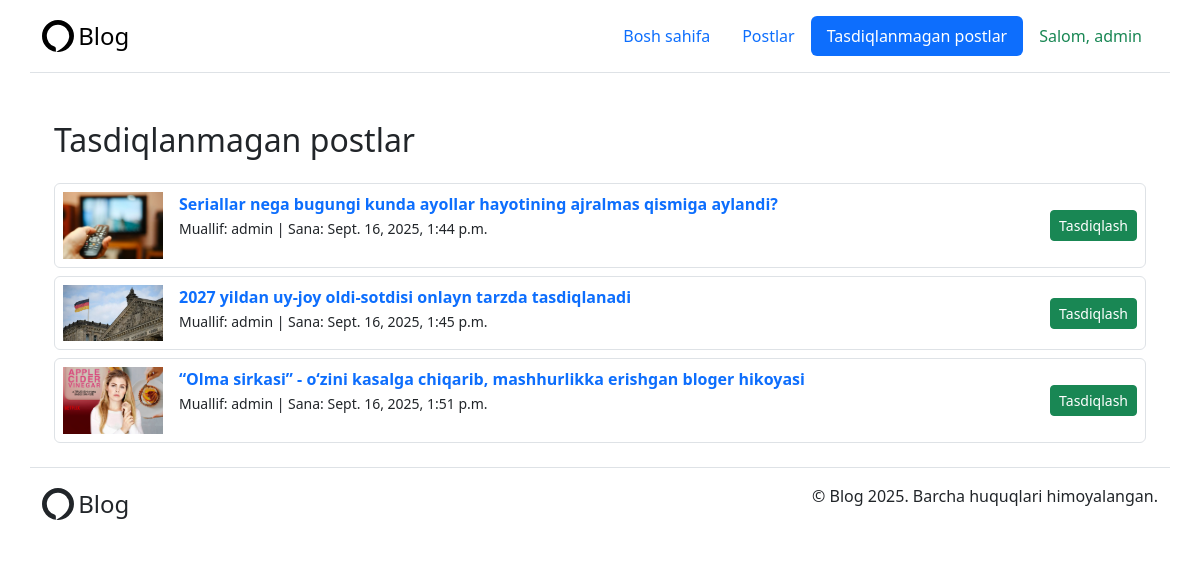
Screenshot of /blog/posts/pending/ (signed in) with the database file from the repository.
### core/models.py (models this page shows, shortened)
class CustomUser(AbstractUser):
    profile_image = models.ImageField(upload_to='profiles/', blank=True, null=True)

class Post(models.Model):
    title = models.CharField(max_length=200)
    content = models.TextField()
    image = models.ImageField(upload_to='posts/', blank=True, null=True)
    views = models.PositiveIntegerField(default=0)
    is_approved = models.BooleanField(default=False)
    is_recommended = models.BooleanField(default=False)
    created_at = models.DateTimeField(auto_now_add=True)
    updated_at = models.DateTimeField(auto_now=True)
    author = models.ForeignKey(CustomUser, on_delete=models.CASCADE, related_name='posts')
    category = models.ForeignKey(Category, on_delete=models.SET_NULL, null=True, related_name='posts')
    tags = models.ManyToManyField(Tag, related_name='posts', blank=True)

### blog/views.py (the view)
# urls.py: path('posts/pending/', views.pending_posts, name='pending_posts'),
@user_passes_test(lambda u: u.is_staff)
@login_required
def pending_posts(request):
    posts = Post.objects.filter(is_approved=False)
    return render(request, 'admin/pending_posts.html', {'posts': posts})

### templates/admin/pending_posts.html
{% extends "base.html" %}
{% block content %}
<div class="container mt-5">
  <h2 class="mb-4">Tasdiqlanmagan postlar</h2>
  {% for post in posts %}
  <div class="d-flex justify-content-between align-items-center mb-2 border p-2 rounded">
    <div class="d-flex gap-3">
      {% if post.image %}
      <img src="{{ post.image.url }}" alt="{{ post.title }}" width="100">
      {% endif %}
      <div>
        <strong>
          <a class="link-offset-2 link-underline link-underline-opacity-0" href="{% url 'post_detail' post.pk %}">
            {{ post.title }}
          </a>
        </strong> <br>
        <small>Muallif: {{ post.author.username }} | Sana: {{ post.created_at }}</small>
      </div>
    </div>
    <a href="{% url 'approve_post' post.pk %}" class="btn btn-success btn-sm">
      Tasdiqlash
    </a>
  </div>
  {% empty %}
  <div class="list-group-item">Hamma postlar tasdiqlangan ✅</div>
  {% endfor %}
</div>
{% endblock %}

### templates/base.html (shortened to what this page needs)
<!DOCTYPE html>
<html lang="en">
<head>
  <link href="https://cdn.jsdelivr.net/npm/bootstrap@5.3.8/dist/css/bootstrap.min.css" rel="stylesheet"
 />
</head>
<body>
  <header class="container d-flex flex-wrap justify-content-center py-3 mb-4 border-bottom">
    <a href="/" class="d-flex align-items-center mb-3 mb-md-0 me-md-auto link-body-emphasis text-decoration-none">
      <span class="fs-4">Blog</span>
    </a>
    <ul class="nav nav-pills">
      <li class="nav-item">
        <a href="{% url 'index' %}"
          class="nav-link {% if request.resolver_match.url_name == 'index' %}active{% endif %}">
          Bosh sahifa
        </a>
      </li>
      <li class="nav-item">
        <a href="{% url 'posts' %}"
          class="nav-link {% if request.resolver_match.url_name == 'posts' %}active{% endif %}">
          Postlar
        </a>
      </li>
      {% if user.is_authenticated and user.is_staff %}
      <li class="nav-item">
        <a href="{% url 'pending_posts' %}" class="nav-link {% if request.resolver_match.url_name == 'pending_posts' %}active{% endif %}">Tasdiqlanmagan postlar</a>
      </li>
      {% endif %}
      <li class="nav-item d-flex">
        {% if user.is_authenticated %}
        <a class="{% if request.resolver_match.url_name == 'logout' %}active btn btn-success {%else%} nav-link link-success  {% endif %}"
          href="{% url 'logout' %}">
          Salom, {{ user.username }}
        </a>
        {% else %}
        <a class="{% if request.resolver_match.url_name == 'login' %}active btn btn-success {% else %} nav-link link-success  {% endif %}"
          href="{% url 'login' %}">Kirish</a>
        {% endif %}
      </li>
    </ul>
  </header>
  <main class="container">{% block content %}{% endblock %}</main>
  <footer class="container d-flex flex-wrap justify-content-between align-items-center py-3 my-4 border-top">
    <div class="d-flex justify-content-between align-items-center">
      <span class="fs-4">Blog</span>
    </div>
    <div class="nav col-md-4 justify-content-end">
      <p>© Blog 2025. Barcha huquqlari himoyalangan.</p>
    </div>
  </footer>
</body>
</html>

### rows the page displays
CustomUser: username "admin"
Post: image (picture), title "Seriallar nega bugungi kunda ayollar hayotining ajralmas qismiga aylandi?", author.username "admin", created_at "Sept. 16, 2025, 1:44 p.m."
Post: image (picture), title "2027 yildan uy-joy oldi-sotdisi onlayn tarzda tasdiqlanadi", author.username "admin", created_at "Sept. 16, 2025, 1:45 p.m."
Post: image (picture), title "“Olma sirkasi” - o‘zini kasalga chiqarib, mashhurlikka erishgan bloger hikoyasi", author.username "admin", created_at "Sept. 16, 2025, 1:51 p.m."
